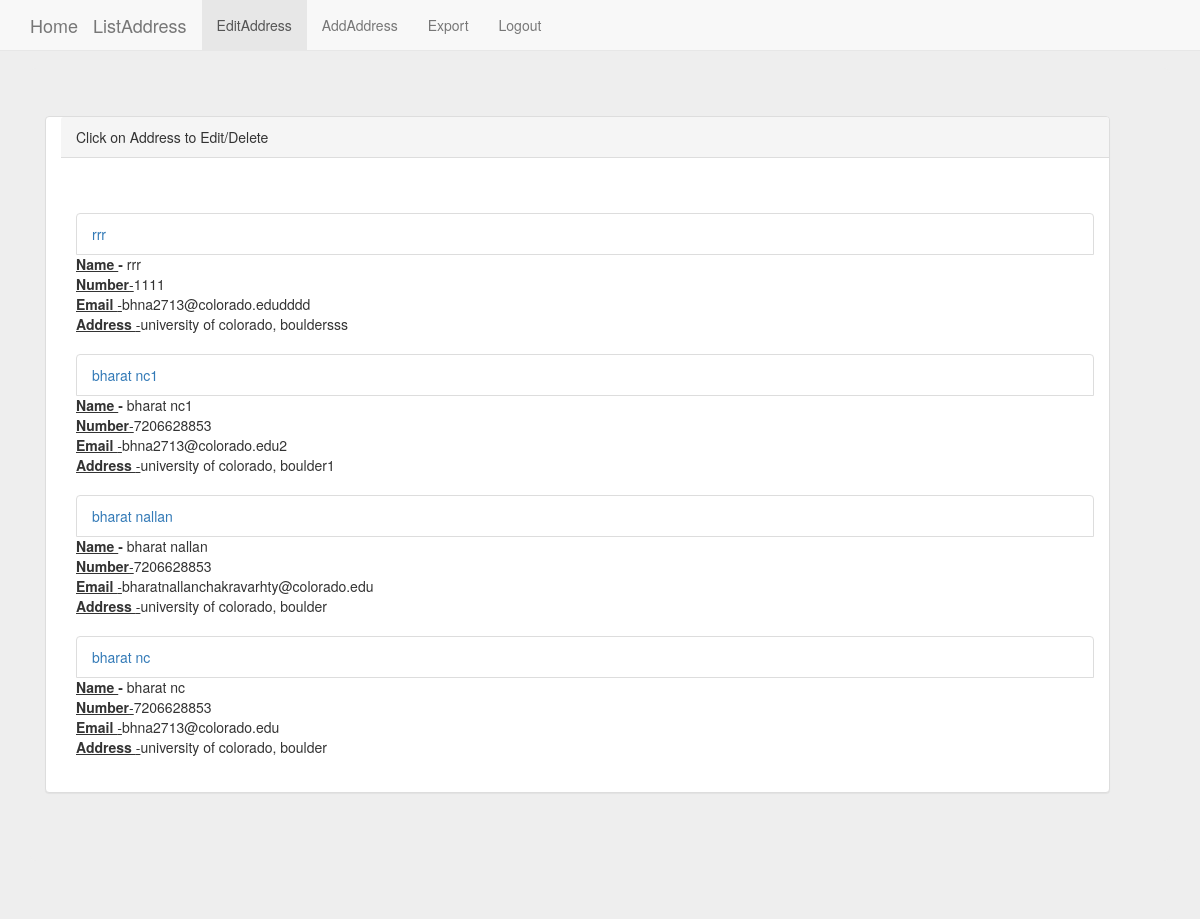
Screenshot of /address/detail/ with the database file from the repository.
### address/models.py (models this page shows, shortened)
class Address(models.Model):
	Name = models.CharField(max_length = 120)
	date = models.DateTimeField(auto_now = True, auto_now_add = False)
	Number = models.CharField(max_length = 120)
	Email = models.CharField(max_length = 120)
	Address = models.TextField()

### address/views.py (the view)
def address_detail(request):
	querylist = Address.objects.all().order_by("-date")
	context = {"querylist" : querylist
	}
	return render(request, "address_templates/detail_address.html", context)

### templates/address_templates/detail_address.html (shortened to what this page needs)
<!DOCTYPE html>
<html>
<head>
	{% include "address_templates/address_header.html"%}
    <link rel="stylesheet" href="http://maxcdn.bootstrapcdn.com/bootstrap/3.3.6/css/bootstrap.min.css">
</head>
<body>
<div class="jumbotron" style="border-radius: 6px">
        <div class="container" style="padding-left :15px ; text align: justify; text-justify:auto;" >
            <div class= "jumbotron" style="padding-left :15px ; text align: justify; text-justify:auto; background: " >
<div class="panel panel-default" style="padding-left :15px">
  <div class="panel-heading">Click on Address to Edit/Delete</div>
  <div class="panel-body" style="padding-left :15px">
{% for obj in querylist  %}<br/>
  <ul class="list-group">
    <li class="list-group-item"><a href= '{% url "edit_address" id=obj.id %}'>{{ obj.Name}}</a><br/></li>
<b><u>Name  </u> -</b> {{obj.Name}}<br/>
<b><u>Number</b>-</u>{{obj.Number}}<br/>
<b><u>Email </b>-</u>{{obj.Email}}<br/>
<b><u>Address </b>-</u>{{obj.Address}}<br/>
{% endfor %}
  </ul>
</div>
</div>
</div>
</div>
</body>
</html>

### templates/address_templates/address_header.html (shortened to what this page needs)
<<!DOCTYPE html>
<html>
{% block content %}
    <link rel="stylesheet" href="http://maxcdn.bootstrapcdn.com/bootstrap/3.3.6/css/bootstrap.min.css">
<head>
<body>
<div class="navbar navbar-default navbar-fixed-top">
      <div class="container">
        <div class="navbar-header">
            <a class="navbar-brand" href="/">Home</a>
          <a class="navbar-brand" href=/address/detail>ListAddress</a>
        </div>
        <div id="navbar" class="navbar-collapse collapse">
          <ul class="nav navbar-nav">
            <li class="active"><a href=/address/detail>EditAddress</a></li>
             <li><a href=/address/add/>AddAddress</a></li>
               <li><a href="#notesList">Export</a></li>
               <li><a href="add.php?s=101">Logout</a></li>
            </ul>
        </div>
      </div>
    </div>
{% endblock %}

### rows the page displays
Address: Name "rrr", Number "1111", Email "bhna2713@colorado.edudddd", Address "university of colorado, bouldersss"
Address: Name "bharat nc1", Number "7206628853", Email "bhna2713@colorado.edu2", Address "university of colorado, boulder1"
Address: Name "bharat nallan", Number "7206628853", Email "bharatnallanchakravarhty@colorado.edu", Address "university of colorado, boulder"
Address: Name "bharat nc", Number "7206628853", Email "bhna2713@colorado.edu", Address "university of colorado, boulder"
